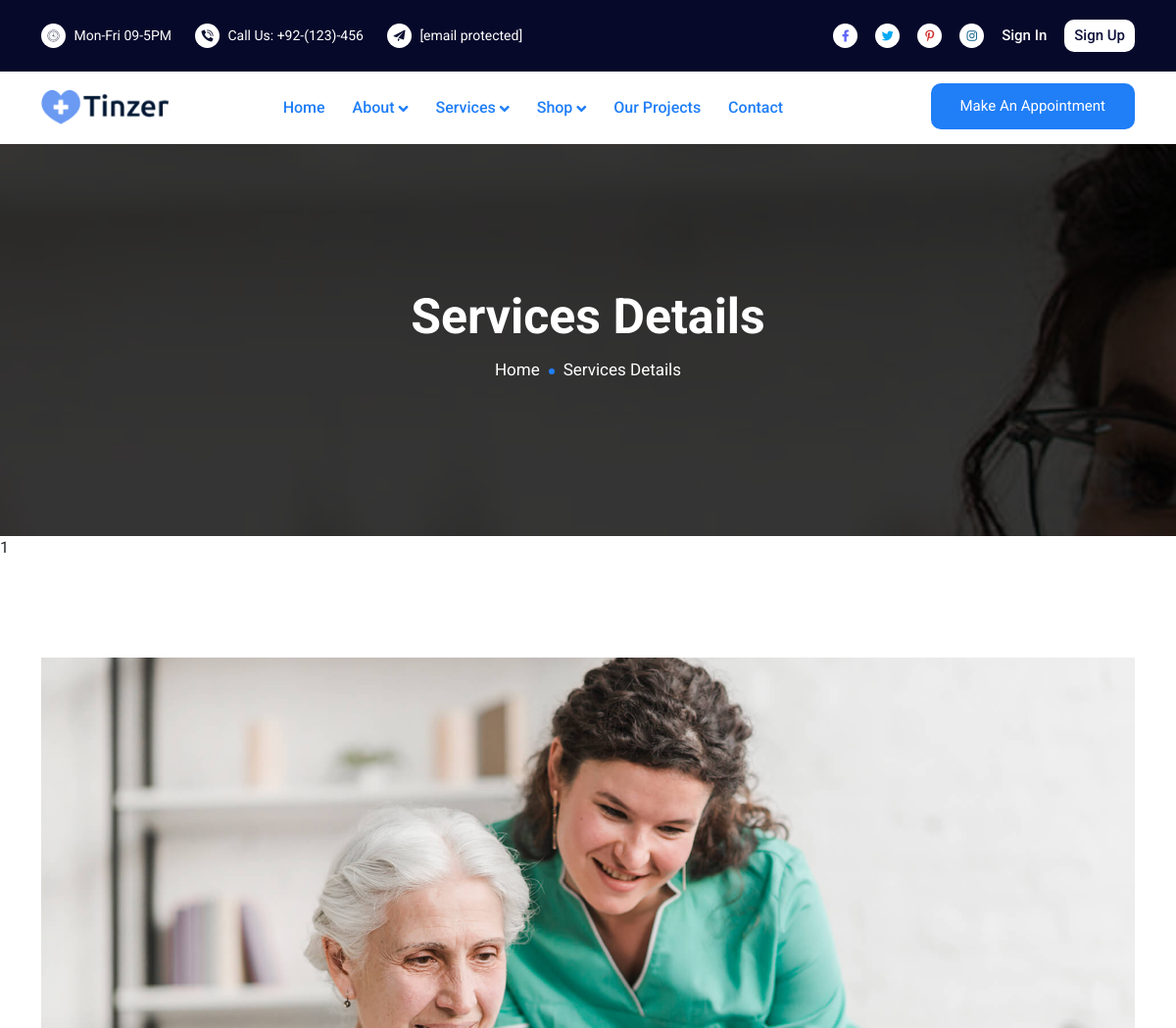
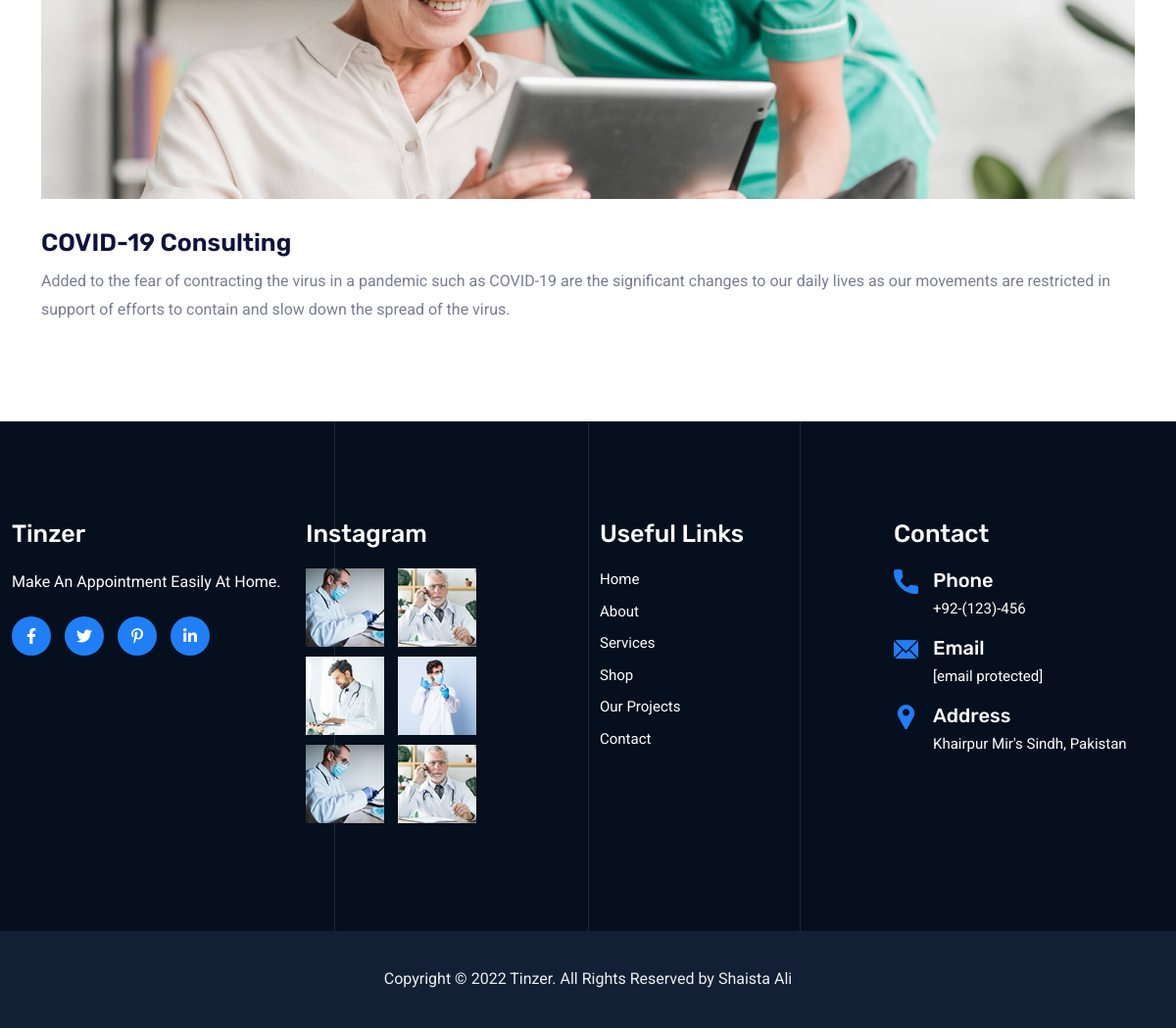
/single-services.php?id=1, run on the app's committed database (2 pictures, top to bottom).
### tables this page shows
CREATE TABLE `services` (
  `id` int(11) NOT NULL,
  `title` varchar(100) NOT NULL,
  `description` varchar(300) NOT NULL
);

### single-services.php (the view, shortened to what this page needs)
<?php
    include "connection.php";
?>
<!doctype html>
<html lang="zxx">
<head>
<link rel="stylesheet" href="assets/css/bootstrap.min.css">
<link rel="stylesheet" href="assets/css/animate.min.css">
<link rel="stylesheet" href="assets/css/meanmenu.css">
<link rel="stylesheet" href="assets/css/fontawesome.min.css">
<link rel="stylesheet" href="assets/css/flaticon.css">
<link rel="stylesheet" href="assets/css/nice-select.min.css">
<link rel="stylesheet" href="assets/css/odometer.min.css">
<link rel="stylesheet" href="assets/css/magnific-popup.min.css">
<link rel="stylesheet" href="assets/css/owl.carousel.min.css">
<link rel="stylesheet" href="assets/css/owl.theme.default.min.css">
<link rel="stylesheet" href="assets/css/style.css">
<link rel="stylesheet" href="assets/css/responsive.css">
</head>
<body>
<header class="header-area">
<div class="top-header">
<div class="container">
<div class="row align-items-center">
<div class="col-lg-6">
<ul class="top-list">
<li>
<i class='flaticon-clock'></i>
Mon-Fri 09-5PM
</li>
<li>
<i class='flaticon-phone-call'></i>
<a href="tel:+92-(123)-456">Call Us: +92-(123)-456</a>
</li>
<li>
<i class='flaticon-paper-plane'></i>
<a href="alishaista368@gmail.com"><span class="__cf_email__" data-cfemail="123456">[email&#160;protected]</span></a>
</li>
</ul>
</div>
<div class="col-lg-6">
<ul class="top-social">
<li>
<a href="#" class="facebook">
<i class="fab fa-facebook-f"></i>
</a>
</li>
<li>
<a href="#" class="twitter">
<i class="fab fa-twitter"></i>
</a>
</li>
<li>
<a href="#" class="pinterest">
<i class="fab fa-pinterest-p"></i>
</a>
</li>
<li>
<a href="#" class="instagram">
<i class="fab fa-instagram"></i>
</a>
</li>
<li>
<a href="sign-in.php" class="log-in">
Sign In
</a>
 </li>
<li>
<a href="sign-up.php" class="sign-in">
Sign Up
</a>
</li>
</ul>
</div>
</div>
</div>
</div>
<div class="navbar-area navbar-two">
<div class="main-navbar">
<div class="container">
<nav class="navbar navbar-expand-md navbar-light">
<a class="navbar-brand" href="index.php">
<img src="assets/img/logo.png" alt="logo">
</a>
<div class="collapse navbar-collapse mean-menu" id="navbarSupportedContent">
<ul class="navbar-nav">
<li class="nav-item">
<a href="index.php" class="nav-link active">
Home
</a>
</li>
<li class="nav-item">
<a href="about.php" class="nav-link active">
About
<i class="fa fa-angle-down"></i>
</a>
</li>
</ul>
<li class="nav-item">
<a href="services.php" class="nav-link active">
Services
<i class="fa fa-angle-down"></i>
 </a>
</li>
<li class="nav-item">
<a href="shop.html" class="nav-link active">
Shop
<i class="fa fa-angle-down"></i>
 </a>
</li>
<li class="nav-item">
<a href="projects.php" class="nav-link active">
Our Projects
</a>
</li>
<li class="nav-item">
<a href="contact.php" class="nav-link active">
Contact
</a>
</li>
<div class="others-options">
<a href="appointment.php" class="default-btn-two">
Make An Appointment
</a>
</div>
</div>
</nav>
</div>
</div>
</div>
</header>
<div class="page-title-area item-bg-5">
<div class="d-table">
<div class="d-table-cell">
<div class="container">
<div class="page-title-content">
<h2>Services Details</h2>
<ul>
<li><a href="index.php">Home</a></li>
<li>Services Details</li>
</ul>
</div>
</div>
</div>
</div>
</div>
<?php
    $get_id = $_GET['id'];
    $fetch = mysqli_query($con,"SELECT * FROM services WHERE id = '$get_id' ");
    while($row = mysqli_fetch_array($fetch)){
?>
<?php echo $row['id']; ?>
<div class="service-details ptb-100">
<div class="container">
<div class="service-details-image">
<img src="assets/img/single-service.jpg" alt="image">
</div>
<div class="service-details-content">
<h3><?php echo $row['title'] ?></h3>
<p><?php echo $row['description'] ?></p>
</div>
</div>
</div>
<?php } ?>
<section class="footer-area pt-100 pb-70">
<div class="container-fluid">
<div class="row">
<div class="col-lg-3 col-sm-6">
<div class="single-footer-widget">
<h3>Tinzer</h3>
<p>Make An Appointment Easily At Home.</p>
<ul class="footer-social">
<li>
<a href="#">
<i class="fab fa-facebook-f"></i>
</a>
</li>
<li>
<a href="#">
<i class="fab fa-twitter"></i>
</a>
</li>
<li>
<a href="#">
<i class="fab fa-pinterest-p"></i>
</a>
</li>
<li>
<a href="#">
<i class="fab fa-linkedin-in"></i>
</a>
</li>
</ul>
</div>
</div>
<div class="col-lg-3 col-sm-6">
<div class="single-footer-widget">
<h3>Instagram</h3>
 <ul class="instagram">
<li>
<a href="#">
<img src="assets/img/instagram/1.jpg" alt="image">
</a>
</li>
<li>
<a href="#">
<img src="assets/img/instagram/2.jpg" alt="image">
</a>
</li>
<li>
<a href="#">
<img src="assets/img/instagram/3.jpg" alt="image">
</a>
</li>
<li>
<a href="#">
<img src="assets/img/instagram/4.jpg" alt="image">
</a>
</li>
<li>
<a href="#">
<img src="assets/img/instagram/1.jpg" alt="image">
</a>
</li>
<li>
<a href="#">
<img src="assets/img/instagram/2.jpg" alt="image">
</a>
</li>
</ul>
</div>
</div>
<div class="col-lg-3 col-sm-6">
<div class="single-footer-widget pl-5">
<h3>Useful Links</h3>
<ul class="footer-quick-links">
<li>
<a href="index.php">Home</a>
</li>
<li>
<a href="about.php">About</a>
</li>
<li>
<a href="services.php">Services</a>
</li>
<li>
<a href="shop.html">Shop</a>
</li>
<li>
<a href="projects.php">Our Projects</a>
    </li>
<li>
<a href="contact.php">Contact</a>
</li>
</ul>
</div>
</div>
<div class="col-lg-3 col-sm-6">
<div class="single-footer-widget">
<h3>Contact</h3>
<div class="footer-info-contact">
<i class="flaticon-call"></i>
<h3>Phone</h3>
<span><a href="tel:+92-(123)-456">+92-(123)-456</a></span>
</div>
<div class="footer-info-contact">
<i class="flaticon-email"></i>
<h3>Email</h3>
<span><a href="alishaista368@gmail.com"><span class="__cf_email__" data-cfemail="123456">[email&#160;protected]</span></a></span>
</div>
<div class="footer-info-contact">
<i class="flaticon-pin"></i>
<h3>Address</h3>
<span>Khairpur Mir's Sindh, Pakistan</span>
</div>
</div>
</div>
</div>
</div>
<div class="lines">
</div>
</section>
<div class="copyright-area">
<div class="container">
<p>
Copyright © 2022 Tinzer. All Rights Reserved by Shaista Ali
</p>
</div>
</div>
</body>
</html>

### assets/css/meanmenu.css (style rules this page uses)
.navbar-light .navbar-brand,.navbar-light .navbar-brand:hover { color:#fff;font-weight:700;text-transform:uppercase;line-height:1 }

### data on the page
services: id "1", title "COVID-19 Consulting", description "Added to the fear of contracting the virus in a pandemic such as COVID-19 are the significant changes to our daily lives as our movements are restricted in support of efforts to contain and slow down the spread of the virus."
